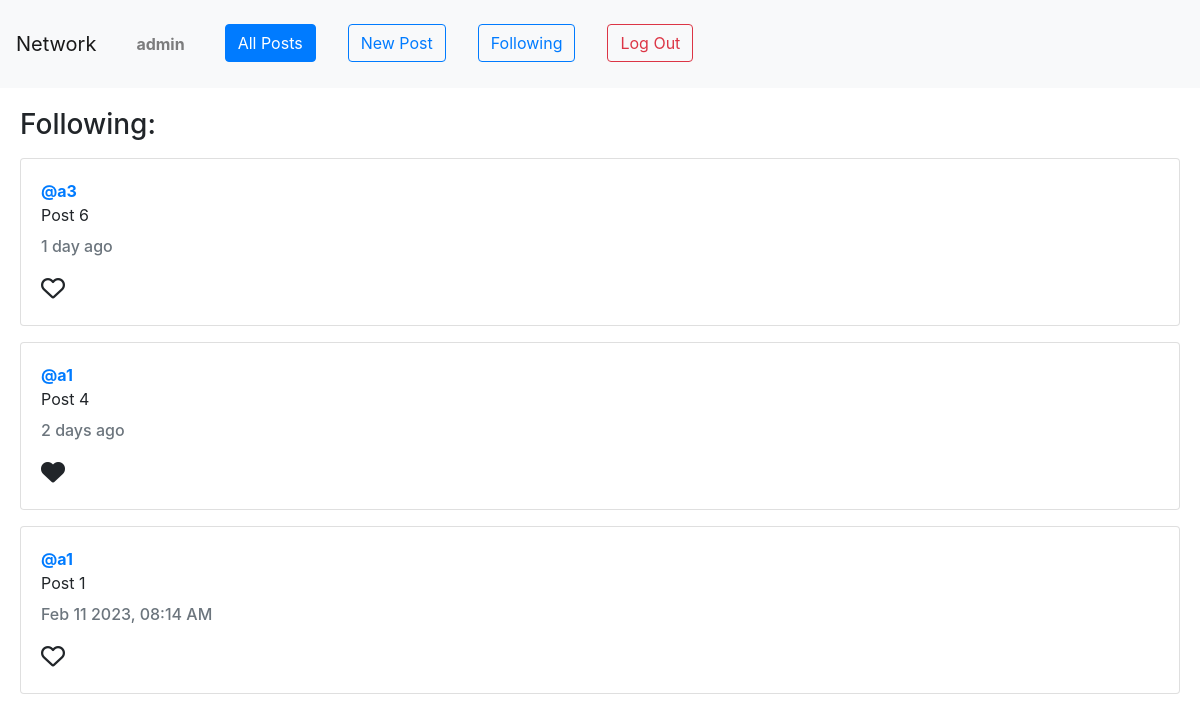
/posts/following (signed in), run on the app's committed database.
### network/models.py (models this page shows, shortened)
class User(AbstractUser):
    pass

class Post(models.Model):
    author = models.ForeignKey('User', on_delete=models.CASCADE, related_name='posts')
    body = models.TextField(blank=True)
    timestamp = models.DateTimeField(auto_now_add=True)
    def whenpublished(self):
        now = timezone.now()
        diff = now - self.timestamp
        if diff.days == 0 and diff.seconds >= 0 and diff.seconds < 60:
            seconds= diff.seconds
            if seconds == 1:
                return str(seconds) + " second ago"
            else:
                return str(seconds) + " seconds ago"
        elif diff.days == 0 and diff.seconds >= 60 and diff.seconds < 3600:
            minutes = math.floor(diff.seconds / 60)
            if minutes == 1:
                return str(minutes) + " minute ago"
            else:
                return str(minutes) + " minutes ago"
        elif diff.days == 0 and diff.seconds >= 3600 and diff.seconds < 86400:
            hours = math.floor(diff.seconds / 3600)
            if hours == 1:
                return str(hours) + " hour ago"
            else:
                return str(hours) + " hours ago"
        elif diff.days >= 1 and diff.days < 5:
            days = diff.days
            if days == 1:
                return str(days) + " day ago"
            else:
                return str(days) + " days ago"
        else:
            return self.timestamp.strftime("%b %d %Y, %I:%M %p")

### network/views.py (the view)
# urls.py: path("posts/following", views.following, name='following'),
def following(request):
    current_user = User.objects.get(id=request.user.id)
    follows = Follow.objects.filter(user=current_user)
    all_posts = Post.objects.order_by('-timestamp').all()
    relevant_posts = []
    for post in all_posts:
        for follow in follows:
            if follow.following == post.author:
                relevant_posts.append(post)
    all_likes = Like.objects.all()
    liked_posts = []
    for like in all_likes:
        if like.user.id == request.user.id:
            liked_posts.append(like.post.id)
    paginator = Paginator(relevant_posts, 5)
    page_number = request.GET.get('page')
    page_posts = paginator.get_page(page_number)
    return render(request, "network/following.html", {
        'page_posts': page_posts,
        'liked_posts': liked_posts
    })

### network/templates/network/following.html (shortened to what this page needs)
{% extends "network/layout.html" %}
{% load static %}
{% block body %}
<div id="all-view">
    <h3>Following:</h3>
    {% for post in page_posts %}
        <div class="card my-3">
            <div class="card-body">
                <a id='author' href="{% url 'user_page' username=post.author %}" class="card-text"><strong>@{{ post.author }}</strong></a>
                <p class="card-text">{{ post.body }}</p>
                <h6 class="card-subtitle mb-3 text-muted">{{ post.whenpublished }}</h6>
                <div class="row">
                    {% if post.id in liked_posts %}
                        <i id='{{ post.id }}' class="fa-solid fa-heart fa-xl my-3" onclick="likeDislikeButton({{ post.id }}, {{ liked_posts }})""></i>
                    {% else %}
                        <i id='{{ post.id }}' class="fa-regular fa-heart fa-xl my-3" onclick='likeDislikeButton({{ post.id }}, {{ liked_posts }})'></i>
                    {% endif %}
                </div>
            </div>
        </div>
    {% endfor %}
</div>
{% endblock %}

### network/templates/network/layout.html (shortened to what this page needs)
{% load static %}
<!DOCTYPE html>
<html lang="en">
    <head>
        <link rel="stylesheet" href="https://stackpath.bootstrapcdn.com/bootstrap/4.4.1/css/bootstrap.min.css">
        <link href="{% static 'network/styles.css' %}" rel="stylesheet">
    </head>
    <body>
        <nav class="navbar navbar-expand-lg navbar-light bg-light">
            <a id='brand' class="navbar-brand" href="{% url 'index' %}">Network</a>
            <div>
              <ul class="navbar-nav w-100">
                {% if user.is_authenticated %}
                    <li class="nav-item">
                        <a id='user' class="nav-link mx-3 my-3" href="{% url 'user_page' username=user.username %}"><strong>{{ user.username }}</strong></a>
                    </li>
                {% endif %}
                <li class="nav-item">
                    <a id="all" class="btn btn-primary mx-3 my-3" href="{% url 'index' %}">All Posts</a>
                </li>
                {% if user.is_authenticated %}
                    <li class="nav-item">
                        <button id="new" class="btn btn-outline-primary mx-3 my-3">New Post</button>
                    </li>
                    <li class="nav-item">
                        <a id="following" class="btn btn-outline-primary mx-3 my-3" href="{% url 'following' %}">Following</a>
                    </li>
                    <li class="nav-item">
                        <a class="btn btn-outline-danger my-3 mx-3" href="{% url 'logout' %}">Log Out</a>
                    </li>
                {% endif %}
              </ul>
            </div>
          </nav>
        <div class="body">
            {% block body %}
            {% endblock %}
        </div>
    </body>
</html>

### network/static/network/styles.css (style rules this page uses)
.body { margin-left: 20px; margin-right: 20px; margin-top: 20px; }
.row { padding-left: 15px; padding-right: 15px; }

### data on the page
User: username "admin"
Post: author "a3", body "Post 6", whenpublished "1 day ago"
Post: author "a1", body "Post 4", whenpublished "2 days ago"
Post: author "a1", body "Post 1", whenpublished "Feb 11 2023, 08:14 AM"
